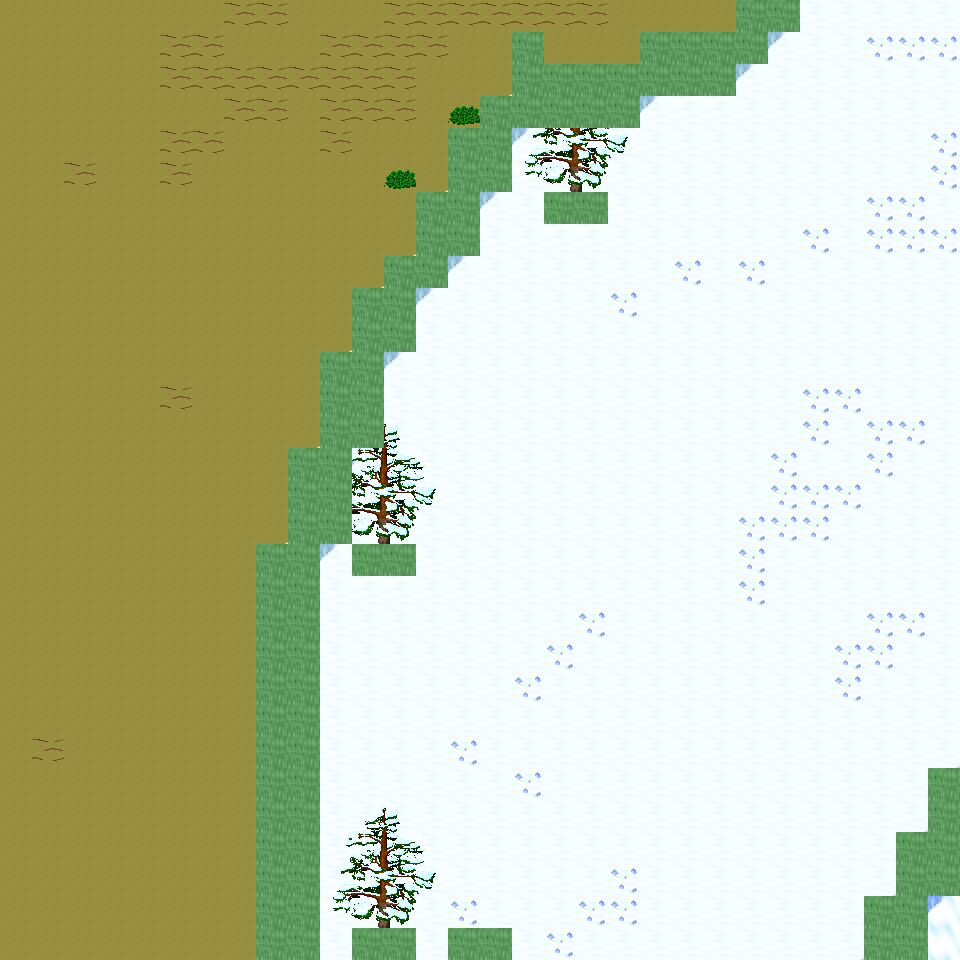

Tiled map render using the project's own tile images. Description and the map definition, with tile-layer contents summarised, below:
An orthogonal 30x30 tile map with 32x32 px tiles, 6 tile layers (Ground, Object, Object2, Above, ...), 57 tilesets and 10 objects (10x mapExit).

<map version="1.0" orientation="orthogonal" renderorder="right-down" width="30" height="30" tilewidth="32" tileheight="32" nextobjectid="11">
  <tileset firstgid="1" name="tileset_ground_ground" tilewidth="32" tileheight="32" tilecount="33" columns="3">
    <image source="../drawable/tileset_ground_ground.png" width="96" height="352" />
  </tileset>
  <tileset firstgid="34" name="tileset_ground_ice_ice" tilewidth="32" tileheight="32" tilecount="3" columns="3">
    <image source="../drawable/tileset_ground_ice_ice.png" width="96" height="32" />
  </tileset>
  <tileset firstgid="37" name="tileset_ground_indoor_brown_hole" tilewidth="32" tileheight="32" tilecount="56" columns="7">
    <image source="../drawable/tileset_ground_indoor_brown_hole.png" width="224" height="256" />
  </tileset>
  <tileset firstgid="93" name="tileset_ground_earth_edges" tilewidth="32" tileheight="32" tilecount="18" columns="6">
    <image source="../drawable/tileset_ground_earth_edges.png" width="192" height="96" />
  </tileset>
  <tileset firstgid="111" name="tileset_ground_rock_pebbles" tilewidth="32" tileheight="32" tilecount="3" columns="1">
    <image source="../drawable/tileset_ground_rock_pebbles.png" width="32" height="96" />
  </tileset>
  <tileset firstgid="114" name="tileset_item_corpse_huge_animal" tilewidth="32" tileheight="32" tilecount="16" columns="2">
    <image source="../drawable/tileset_item_corpse_huge_animal.png" width="64" height="256" />
  </tileset>
  <tileset firstgid="130" name="tileset_plant_flower_daisy_white" tilewidth="32" tileheight="32" tilecount="8" columns="2">
    <image source="../drawable/tileset_plant_flower_daisy_white.png" width="64" height="128" />
  </tileset>
  <tileset firstgid="138" name="tileset_ground_ridge_earth_dark" tilewidth="32" tileheight="32" tilecount="96" columns="12">
    <image source="../drawable/tileset_ground_ridge_earth_dark.png" width="384" height="256" />
  </tileset>
  <tileset firstgid="234" name="tileset_ground_grass_edges" tilewidth="32" tileheight="32" tilecount="36" columns="12">
    <image source="../drawable/tileset_ground_grass_edges.png" width="384" height="96" />
  </tileset>
  <tileset firstgid="270" name="tileset_ground_ridge_ice_2" tilewidth="32" tileheight="32" tilecount="42" columns="7">
    <image source="../drawable/tileset_ground_ridge_ice_2.png" width="224" height="192" />
  </tileset>
  <tileset firstgid="312" name="tileset_ground_ice_glacier" tilewidth="32" tileheight="32" tilecount="1" columns="1">
    <image source="../drawable/tileset_ground_ice_glacier.png" width="32" height="32" />
  </tileset>
  <tileset firstgid="313" name="tileset_plant_bush_large_brown" tilewidth="32" tileheight="32" tilecount="9" columns="3">
    <image source="../drawable/tileset_plant_bush_large_brown.png" width="96" height="96" />
  </tileset>
  <tileset firstgid="322" name="tileset_ground_ridge_ice" tilewidth="32" tileheight="32" tilecount="42" columns="7">
    <image source="../drawable/tileset_ground_ridge_ice.png" width="224" height="192" />
  </tileset>
  <tileset firstgid="364" name="tileset_plant_bush_various_small" tilewidth="32" tileheight="32" tilecount="9" columns="3">
    <image source="../drawable/tileset_plant_bush_various_small.png" width="96" height="96" />
  </tileset>
  <tileset firstgid="373" name="tileset_ground_rock_rocks_2" tilewidth="32" tileheight="32" tilecount="4" columns="2">
    <image source="../drawable/tileset_ground_rock_rocks_2.png" width="64" height="64" />
  </tileset>
  <tileset firstgid="377" name="tileset_ground_brown_2" tilewidth="32" tileheight="32" tilecount="2" columns="1">
    <image source="../drawable/tileset_ground_brown_2.png" width="32" height="64" />
  </tileset>
  <tileset firstgid="379" name="tileset_plant_bush_large_green" tilewidth="32" tileheight="32" tilecount="9" columns="3">
    <image source="../drawable/tileset_plant_bush_large_green.png" width="96" height="96" />
  </tileset>
  <tileset firstgid="388" name="tileset_plant_grasses" tilewidth="32" tileheight="32" tilecount="6" columns="3">
    <image source="../drawable/tileset_plant_grasses.png" width="96" height="64" />
  </tileset>
  <tileset firstgid="394" name="tileset_furniture_table_long_side_on_pale" tilewidth="32" tileheight="32" tilecount="3" columns="3">
    <image source="../drawable/tileset_furniture_table_long_side_on_pale.png" width="96" height="32" />
  </tileset>
  <tileset firstgid="397" name="tileset_item_blood_nsew_stains" tilewidth="32" tileheight="32" tilecount="4" columns="2">
    <image source="../drawable/tileset_item_blood_nsew_stains.png" width="64" height="64" />
  </tileset>
  <tileset firstgid="401" name="tileset_item_blood_floor_stains_2" tilewidth="32" tileheight="32" tilecount="4" columns="2">
    <image source="../drawable/tileset_item_blood_floor_stains_2.png" width="64" height="64" />
  </tileset>
  <tileset firstgid="405" name="tileset_item_statue_grey_stone" tilewidth="32" tileheight="32" tilecount="4" columns="2">
    <image source="../drawable/tileset_item_statue_grey_stone.png" width="64" height="64" />
  </tileset>
  <tileset firstgid="409" name="tileset_item_statue_cross" tilewidth="32" tileheight="32" tilecount="1" columns="1">
    <image source="../drawable/tileset_item_statue_cross.png" width="32" height="32" />
  </tileset>
  <tileset firstgid="410" name="tileset_item_button_gold" tilewidth="32" tileheight="32" tilecount="2" columns="2">
    <image source="../drawable/tileset_item_button_gold.png" width="64" height="32" />
  </tileset>
  <tileset firstgid="412" name="tileset_ground_rock_green_crystal" tilewidth="32" tileheight="32" tilecount="9" columns="3">
    <image source="../drawable/tileset_ground_rock_green_crystal.png" width="96" height="96" />
  </tileset>
  <tileset firstgid="421" name="tileset_item_statue_metal_and_stone" tilewidth="32" tileheight="32" tilecount="6" columns="3">
    <image source="../drawable/tileset_item_statue_metal_and_stone.png" width="96" height="64" />
  </tileset>
  <tileset firstgid="427" name="tileset_ground_ladder_horizontal_pale" tilewidth="32" tileheight="32" tilecount="3" columns="1">
    <image source="../drawable/tileset_ground_ladder_horizontal_pale.png" width="32" height="96" />
  </tileset>
  <tileset firstgid="430" name="tileset_building_fence_fence_chunky" tilewidth="32" tileheight="32" tilecount="21" columns="3">
    <image source="../drawable/tileset_building_fence_fence_chunky.png" width="96" height="224" />
  </tileset>
  <tileset firstgid="451" name="tileset_plant_bush_bushes" tilewidth="32" tileheight="32" tilecount="10" columns="5">
    <image source="../drawable/tileset_plant_bush_bushes.png" width="160" height="64" />
  </tileset>
  <tileset firstgid="461" name="tileset_item_blood_floor_stain" tilewidth="32" tileheight="32" tilecount="1" columns="1">
    <image source="../drawable/tileset_item_blood_floor_stain.png" width="32" height="32" />
  </tileset>
  <tileset firstgid="462" name="tileset_item_corpse_skull_dark" tilewidth="32" tileheight="32" tilecount="2" columns="2">
    <image source="../drawable/tileset_item_corpse_skull_dark.png" width="64" height="32" />
  </tileset>
  <tileset firstgid="464" name="tileset_logic_creature_human" tilewidth="32" tileheight="32" tilecount="5" columns="5">
    <image source="../drawable/tileset_logic_creature_human.png" width="160" height="32" />
  </tileset>
  <tileset firstgid="469" name="tileset_logic_creature_elemental" tilewidth="32" tileheight="32" tilecount="16" columns="8">
    <image source="../drawable/tileset_logic_creature_elemental.png" width="256" height="64" />
  </tileset>
  <tileset firstgid="485" name="tileset_logic_creature_undead" tilewidth="32" tileheight="32" tilecount="16" columns="8">
    <image source="../drawable/tileset_logic_creature_undead.png" width="256" height="64" />
  </tileset>
  <tileset firstgid="501" name="tileset_logic_item_sheepfood" tilewidth="32" tileheight="32" tilecount="1" columns="1">
    <image source="../drawable/tileset_logic_item_sheepfood.png" width="32" height="32" />
  </tileset>
  <tileset firstgid="502" name="tileset_logic_creature_sheep" tilewidth="32" tileheight="32" tilecount="1" columns="1">
    <image source="../drawable/tileset_logic_creature_sheep.png" width="32" height="32" />
  </tileset>
  <tileset firstgid="503" name="tileset_logic_collision" tilewidth="32" tileheight="32" tilecount="1" columns="1">
    <image source="../drawable/tileset_logic_collision.png" width="32" height="32" />
  </tileset>
  <tileset firstgid="504" name="tileset_plant_tree_taller_trees" tilewidth="32" tileheight="32" tilecount="32" columns="8">
    <image source="../drawable/tileset_plant_tree_taller_trees.png" width="256" height="128" />
  </tileset>
  <tileset firstgid="536" name="tileset_building_wall_int_clay" tilewidth="32" tileheight="32" tilecount="100" columns="10">
    <image source="../drawable/tileset_building_wall_int_clay.png" width="320" height="320" />
  </tileset>
  <tileset firstgid="636" name="tileset_plant_tree_pine_tree" tilewidth="32" tileheight="32" tilecount="20" columns="4">
    <image source="../drawable/tileset_plant_tree_pine_tree.png" width="128" height="160" />
  </tileset>
  <tileset firstgid="656" name="tileset_plant_tree_pine_tree_1" tilewidth="32" tileheight="32" tilecount="20" columns="4">
    <image source="../drawable/tileset_plant_tree_pine_tree_1.png" width="128" height="160" />
  </tileset>
  <tileset firstgid="676" name="tileset_plant_stump_hollow_logs" tilewidth="32" tileheight="32" tilecount="6" columns="3">
    <image source="../drawable/tileset_plant_stump_hollow_logs.png" width="96" height="64" />
  </tileset>
  <tileset firstgid="682" name="tileset_plant_stump_small_stump" tilewidth="32" tileheight="32" tilecount="4" columns="2">
    <image source="../drawable/tileset_plant_stump_small_stump.png" width="64" height="64" />
  </tileset>
  <tileset firstgid="686" name="tileset_plant_stump_stump_snow1" tilewidth="32" tileheight="32" tilecount="2" columns="2">
    <image source="../drawable/tileset_plant_stump_stump_snow1.png" width="64" height="32" />
  </tileset>
  <tileset firstgid="688" name="tileset_plant_stump_stump_snow" tilewidth="32" tileheight="32" tilecount="2" columns="2">
    <image source="../drawable/tileset_plant_stump_stump_snow.png" width="64" height="32" />
  </tileset>
  <tileset firstgid="690" name="tileset_building_decoration_rocks" tilewidth="32" tileheight="32" tilecount="6" columns="3">
    <image source="../drawable/tileset_building_decoration_rocks.png" width="96" height="64" />
  </tileset>
  <tileset firstgid="696" name="tileset_ground_rock_rocks" tilewidth="32" tileheight="32" tilecount="4" columns="2">
    <image source="../drawable/tileset_ground_rock_rocks.png" width="64" height="64" />
  </tileset>
  <tileset firstgid="700" name="tileset_ground_grass_corners" tilewidth="32" tileheight="32" tilecount="24" columns="6">
    <image source="../drawable/tileset_ground_grass_corners.png" width="192" height="128" />
  </tileset>
  <tileset firstgid="724" name="tileset_plant_lily_pads" tilewidth="32" tileheight="32" tilecount="2" columns="1">
    <image source="../drawable/tileset_plant_lily_pads.png" width="32" height="64" />
  </tileset>
  <tileset firstgid="726" name="tileset_plant_tree_snow_on_pine" tilewidth="32" tileheight="32" tilecount="20" columns="4">
    <image source="../drawable/tileset_plant_tree_snow_on_pine.png" width="128" height="160" />
  </tileset>
  <tileset firstgid="746" name="tileset_ground_stonecircle" tilewidth="32" tileheight="32" tilecount="81" columns="9">
    <image source="../drawable/tileset_ground_stonecircle.png" width="288" height="288" />
  </tileset>
  <tileset firstgid="827" name="tileset_object_rotating_crystal" tilewidth="32" tileheight="32" tilecount="48" columns="8">
    <image source="../drawable/tileset_object_rotating_crystal.png" width="256" height="192" />
  </tileset>
  <tileset firstgid="875" name="tileset_light_white_1x1" tilewidth="32" tileheight="32" tilecount="1" columns="1">
    <image source="../drawable/tileset_light_white_1x1.png" width="32" height="32" />
  </tileset>
  <tileset firstgid="876" name="tileset_light_light_5x5" tilewidth="32" tileheight="32" tilecount="25" columns="5">
    <image source="../drawable/tileset_light_light_5x5.png" width="160" height="160" />
  </tileset>
  <tileset firstgid="901" name="tileset_logic_creature_fowl" tilewidth="32" tileheight="32" tilecount="6" columns="6">
    <image source="../drawable/tileset_logic_creature_fowl.png" width="192" height="32" />
  </tileset>
  <tileset firstgid="907" name="tileset_building_wall_int_sandstone" tilewidth="32" tileheight="32" tilecount="15" columns="3">
    <image source="../drawable/tileset_building_wall_int_sandstone.png" width="96" height="160" />
  </tileset>
  <tileset firstgid="922" name="tileset_logic_creature_animal" tilewidth="32" tileheight="32" tilecount="32" columns="8">
    <image source="../drawable/tileset_logic_creature_animal.png" width="256" height="128" />
  </tileset>
  <layer name="Ground" width="30" height="30">
    <data>[900 cells, 900 non-empty, 3 distinct tile ids]</data>
  </layer>
  <layer name="Object" width="30" height="30">
    <data>[900 cells, 192 non-empty, 23 distinct tile ids]</data>
  </layer>
  <layer name="Object2" width="30" height="30">
    <data>[900 cells, 0 non-empty, 0 distinct tile ids]</data>
  </layer>
  <layer name="Above" width="30" height="30">
    <data>[900 cells, 51 non-empty, 17 distinct tile ids]</data>
  </layer>
  <layer name="Above2" width="30" height="30">
    <data>[900 cells, 0 non-empty, 0 distinct tile ids]</data>
  </layer>
  <layer name="Walkable" width="30" height="30">
    <data>[900 cells, 89 non-empty, 1 distinct tile ids]</data>
  </layer>
  <objectgroup name="MapEvents">
    <object id="1" name="north" type="mapExit" x="0" y="0" width="736" height="32">
      <properties>
        <property name="map" value="level_0_x69_y10" />
        <property name="x" value="0" />
        <property name="y" value="28" />
      </properties>
    </object>
    <object id="2" name="north2" type="mapExit" x="800" y="0" width="160" height="32">
      <properties>
        <property name="map" value="level_0_x69_y10" />
        <property name="x" value="25" />
        <property name="y" value="28" />
      </properties>
    </object>
    <object id="3" name="south" type="mapExit" x="0" y="928" width="256" height="32">
      <properties>
        <property name="map" value="level_0_x69_y12" />
        <property name="x" value="0" />
        <property name="y" value="1" />
      </properties>
    </object>
    <object id="4" name="south2" type="mapExit" x="320" y="928" width="32" height="32">
      <properties>
        <property name="map" value="level_0_x69_y12" />
        <property name="x" value="10" />
        <property name="y" value="1" />
      </properties>
    </object>
    <object id="5" name="south3" type="mapExit" x="416" y="928" width="32" height="32">
      <properties>
        <property name="map" value="level_0_x69_y12" />
        <property name="x" value="13" />
        <property name="y" value="1" />
      </properties>
    </object>
    <object id="6" name="south4" type="mapExit" x="512" y="928" width="352" height="32">
      <properties>
        <property name="map" value="level_0_x69_y12" />
        <property name="x" value="16" />
        <property name="y" value="1" />
      </properties>
    </object>
    <object id="7" name="south5" type="mapExit" x="928" y="928" width="32" height="32">
      <properties>
        <property name="map" value="level_0_x69_y12" />
        <property name="x" value="29" />
        <property name="y" value="1" />
      </properties>
    </object>
    <object id="8" name="west" type="mapExit" x="0" y="0" width="32" height="960">
      <properties>
        <property name="map" value="level_0_x68_y11" />
        <property name="x" value="28" />
        <property name="y" value="0" />
      </properties>
    </object>
    <object id="9" name="east" type="mapExit" x="928" y="0" width="32" height="768">
      <properties>
        <property name="map" value="level_0_x70_y11" />
        <property name="x" value="1" />
        <property name="y" value="0" />
      </properties>
    </object>
    <object id="10" name="east2" type="mapExit" x="928" y="896" width="32" height="64">
      <properties>
        <property name="map" value="level_0_x70_y11" />
        <property name="x" value="1" />
        <property name="y" value="28" />
      </properties>
    </object>
  </objectgroup>
</map>
